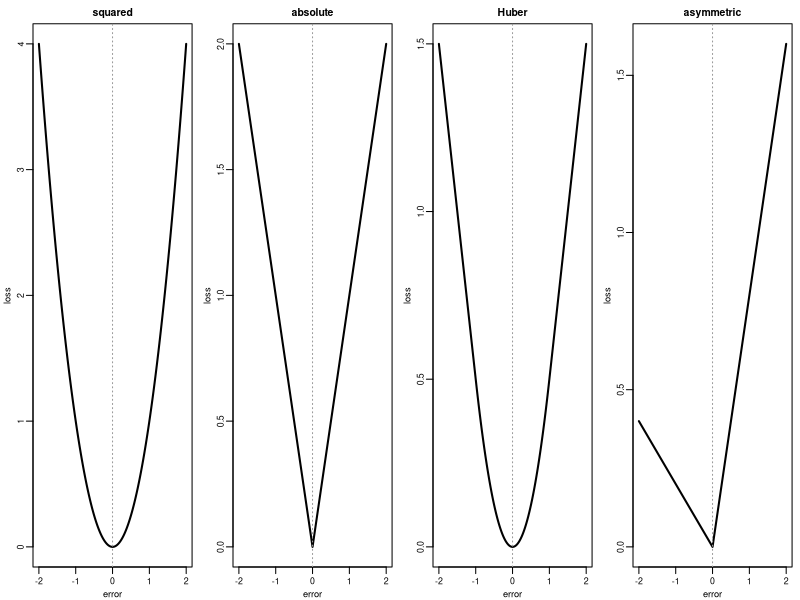
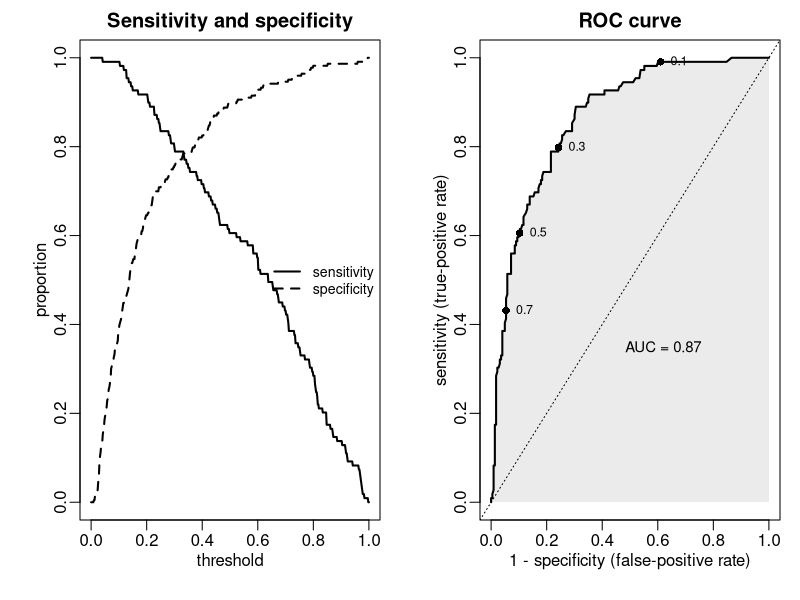
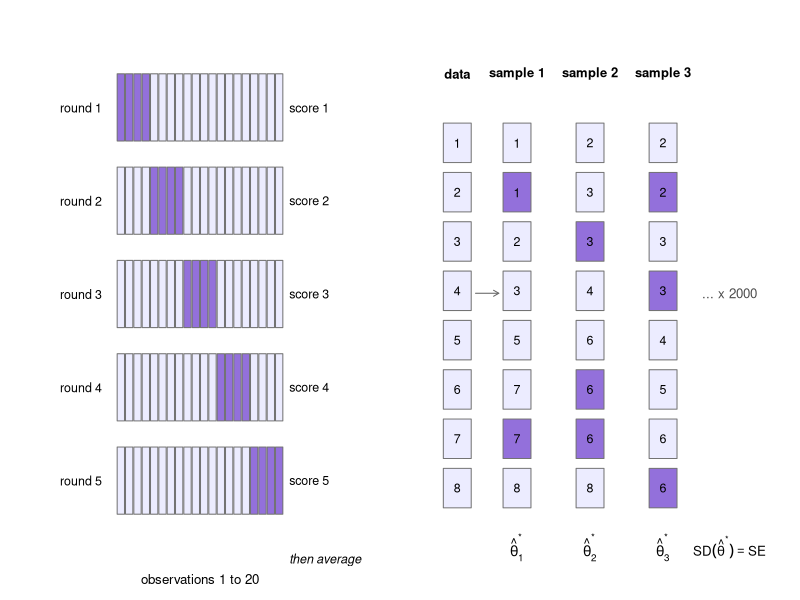

Write the R code that produced these figures, in order.
## ---- chunk 1
#| label: fig-losses
#| echo: false
#| fig-cap: "Four loss functions: the penalty (vertical) attached to a prediction error of a given size and sign (horizontal). Squared error is a U, absolute error a V, the Huber loss a splice of the two, and the asymmetric (quantile) loss a tilted V, here charging four times more for under-prediction than for over-prediction."
#| fig-width: 7.5
#| fig-height: 2.1
e <- seq(-2, 2, length.out = 401)
losses <- list(
  "squared"    = e^2,
  "absolute"   = abs(e),
  "Huber"      = ifelse(abs(e) <= 1, e^2 / 2, abs(e) - 0.5),
  "asymmetric" = ifelse(e >= 0, 0.8 * e, -0.2 * e)
)
par(mfrow = c(1, 4), mar = c(2.5, 2.5, 1.8, 0.6), mgp = c(1.5, 0.5, 0))
for (nm in names(losses)) {
  plot(e, losses[[nm]], type = "l", lwd = 2, main = nm, cex.main = 0.95,
       xlab = "error", ylab = "loss", cex.axis = 0.8, cex.lab = 0.85)
  abline(v = 0, lty = 3, col = "grey60")
}
## ---- chunk 2
#| label: fig-roc
#| echo: false
#| fig-cap: "Building the ROC curve for the diabetes model of this section. Left: sensitivity and specificity as the threshold moves; each vertical slice is one confusion matrix. Right: the same information with the threshold swept from 1 to 0, plotting sensitivity against the false-positive rate; four thresholds are marked. The shaded area is the AUC (here 0.87); the diagonal is a model no better than chance."
#| fig-width: 8
#| fig-height: 3.4
#| message: false
library(MASS)
fit_roc <- glm(type ~ ., data = Pima.tr, family = binomial)
p_roc   <- predict(fit_roc, newdata = Pima.te, type = "response")
y_roc   <- as.numeric(Pima.te$type == "Yes")
th   <- seq(0, 1, by = 0.002)
sens <- sapply(th, function(t) mean(p_roc[y_roc == 1] >= t))
spec <- sapply(th, function(t) mean(p_roc[y_roc == 0] < t))
par(mfrow = c(1, 2), mar = c(4, 4, 2, 1))
plot(th, sens, type = "l", lwd = 2, xlab = "threshold", ylab = "proportion",
     main = "Sensitivity and specificity")
lines(th, spec, lwd = 2, lty = 2)
legend("right", c("sensitivity", "specificity"), lwd = 2, lty = c(1, 2),
       bty = "n", cex = 0.85)
plot(1 - spec, sens, type = "n", xlab = "1 - specificity (false-positive rate)",
     ylab = "sensitivity (true-positive rate)", main = "ROC curve")
polygon(c(1 - spec, 1), c(sens, 0), col = "grey92", border = NA)
lines(1 - spec, sens, lwd = 2)
abline(0, 1, lty = 3)
marks <- c(0.1, 0.3, 0.5, 0.7)
mx <- sapply(marks, function(t) 1 - mean(p_roc[y_roc == 0] < t))
my <- sapply(marks, function(t) mean(p_roc[y_roc == 1] >= t))
points(mx, my, pch = 16)
text(mx, my, labels = sprintf("%.1f", marks), pos = 4, cex = 0.75)
text(0.62, 0.35, "AUC = 0.87", cex = 0.9)
## ---- chunk 3
#| label: pima-metrics
library(MASS)
fit_pima <- glm(type ~ ., data = Pima.tr, family = binomial)
p_hat    <- predict(fit_pima, newdata = Pima.te, type = "response")
y     <- as.numeric(Pima.te$type == "Yes")

auc <- function(p, y) {                    # P(random case outranks random non-case)
  mean(outer(p[y == 1], p[y == 0], ">")) +
  0.5 * mean(outer(p[y == 1], p[y == 0], "=="))
}
cal <- glm(y ~ qlogis(p_hat), family = binomial)   # regress outcome on the log-odds
round(c(AUC = auc(p_hat, y), cal_slope = coef(cal)[2],
        mean_predicted = mean(p_hat), observed_rate = mean(y)), 3)
## ---- chunk 4
#| label: pima-overfit
set.seed(12)
tr <- Pima.tr; te <- Pima.te
for (j in 1:20) { tr[[paste0("junk", j)]] <- rnorm(nrow(tr))
                  te[[paste0("junk", j)]] <- rnorm(nrow(te)) }
p2   <- predict(glm(type ~ ., data = tr, family = binomial),
                newdata = te, type = "response")
cal2 <- glm(y ~ qlogis(p2), family = binomial)
round(c(AUC = auc(p2, y), cal_slope = coef(cal2)[2]), 3)
## ---- chunk 5
#| label: leakage
#| message: false
library(class)
set.seed(11)
n <- 50; p <- 2000
X <- matrix(rnorm(n * p), n, p)              # pure noise
y <- factor(rep(c(0, 1), each = n / 2))      # labels unrelated to X
folds <- sample(rep(1:5, length.out = n))

cv_error <- function(screen) mean(sapply(1:5, function(f) {
  tr   <- folds != f
  keep <- screen(tr)                          # which 50 predictors to use
  pred <- knn(X[tr, keep], X[!tr, keep], y[tr], k = 1)
  mean(pred != y[!tr])
}))
screen_all  <- local({                        # WRONG: screened on all 50 rows
  top <- order(abs(cor(X, as.numeric(y))), decreasing = TRUE)[1:50]
  function(tr) top
})
screen_fold <- function(tr)                   # RIGHT: screened inside each fold
  order(abs(cor(X[tr, ], as.numeric(y[tr]))), decreasing = TRUE)[1:50]

c(wrong = cv_error(screen_all), right = cv_error(screen_fold))
## ---- chunk 6
#| label: fig-kfold
#| echo: false
#| fig-cap: "Five-fold cross-validation on twenty observations. Each row is one round: the whole modelling pipeline is fitted to the light observations and scored on the dark held-out fold, and the five scores are averaged into the cross-validated estimate."
#| fig-width: 6.5
#| fig-height: 2.1
K <- 5; n <- 20
par(mar = c(2.2, 5.5, 1.6, 5.5))
plot(NULL, xlim = c(0.5, n + 0.5), ylim = c(K + 0.6, 0.4),
     axes = FALSE, xlab = "", ylab = "")
for (k in 1:K) for (i in 1:n) {
  held_out <- ceiling(i / (n / K)) == k
  rect(i - 0.44, k - 0.36, i + 0.44, k + 0.36,
       col = if (held_out) "#9370DB" else "#ECECFF", border = "grey45")
}
mtext(paste("round", 1:K), side = 2, at = 1:K, las = 1, line = 0.4, cex = 0.75)
mtext("observations 1 to 20", side = 1, line = 0.6, cex = 0.8)
text(n + 1.2, 1:K, sprintf("score %d", 1:K), xpd = NA, adj = 0, cex = 0.75)
text(n + 1.2, K + 0.85, "then average", xpd = NA, adj = 0, cex = 0.75, font = 3)
## ---- chunk 7
#| label: pima-cv
set.seed(14)
folds  <- sample(rep(1:10, length.out = nrow(Pima.tr)))
cv_auc <- sapply(1:10, function(f) {
  fit <- glm(type ~ ., data = Pima.tr[folds != f, ], family = binomial)
  p   <- predict(fit, newdata = Pima.tr[folds == f, ], type = "response")
  auc(p, as.numeric(Pima.tr$type[folds == f] == "Yes"))
})
p_app <- predict(fit_pima, newdata = Pima.tr, type = "response")  # judged on its own training data
round(c(apparent = auc(p_app, as.numeric(Pima.tr$type == "Yes")),
        cv = mean(cv_auc), fold_sd = sd(cv_auc)), 3)
## ---- chunk 8
#| label: fig-bootstrap
#| echo: false
#| fig-cap: "The bootstrap on a sample of eight observations. Each bootstrap sample draws eight row numbers from the original data with replacement, so some rows appear more than once (dark) and others not at all; the statistic is recomputed on each bootstrap sample, and the spread of the recomputed values is the bootstrap standard error."
#| fig-width: 6.5
#| fig-height: 2.6
set.seed(21)
n_b <- 8; B <- 3
draws <- replicate(B, sort(sample(n_b, replace = TRUE)))
par(mar = c(0.5, 0.5, 1.8, 0.5))
plot(NULL, xlim = c(0, 10.6), ylim = c(n_b + 2.6, 0.2),
     axes = FALSE, xlab = "", ylab = "")
draw_col <- function(x, vals, title, dup) {
  text(x, 0.55, title, cex = 0.78, font = 2, xpd = NA)
  for (r in seq_along(vals))
    { rect(x - 0.42, r + 0.55, x + 0.42, r + 1.35,
           col = if (dup[r]) "#9370DB" else "#ECECFF", border = "grey45")
      text(x, r + 0.95, vals[r], cex = 0.75) }
}
draw_col(1, 1:n_b, "data", rep(FALSE, n_b))
for (b in 1:B) {
  v <- draws[, b]
  draw_col(2.8 + 2.2 * (b - 1), v, sprintf("sample %d", b), duplicated(v))
  text(2.8 + 2.2 * (b - 1), n_b + 2.15,
       bquote(hat(theta)[.(b)]^"*"), cex = 0.85, xpd = NA)
}
arrows(1.55, 5, 2.25, 5, length = 0.06, col = "grey40")
text(9.2, 5, "... x 2000", cex = 0.8, col = "grey30")
text(9.2, n_b + 2.15, expression(SD(hat(theta)^"*") == SE), cex = 0.8, xpd = NA)
## ---- chunk 9
#| label: bootstrap-or
set.seed(13)
boot_or <- replicate(2000, {
  d <- birthwt[sample(nrow(birthwt), replace = TRUE), ]
  exp(coef(glm(low ~ smoke + ht + lwt, family = binomial, data = d))["smoke"])
})
round(c(estimate = exp(0.684), se = sd(boot_or),
        quantile(boot_or, c(.025, .975))), 2)
## ---- chunk 10
#| label: bootstrap-optimism
set.seed(15)
y_tr <- as.numeric(Pima.tr$type == "Yes")
optimism <- replicate(200, {
  i  <- sample(nrow(Pima.tr), replace = TRUE)
  fb <- glm(type ~ ., data = Pima.tr[i, ], family = binomial)
  auc(predict(fb, type = "response"), y_tr[i]) -
  auc(predict(fb, newdata = Pima.tr, type = "response"), y_tr)
})
round(c(apparent = 0.850, optimism = mean(optimism),
        corrected = 0.850 - mean(optimism)), 3)
